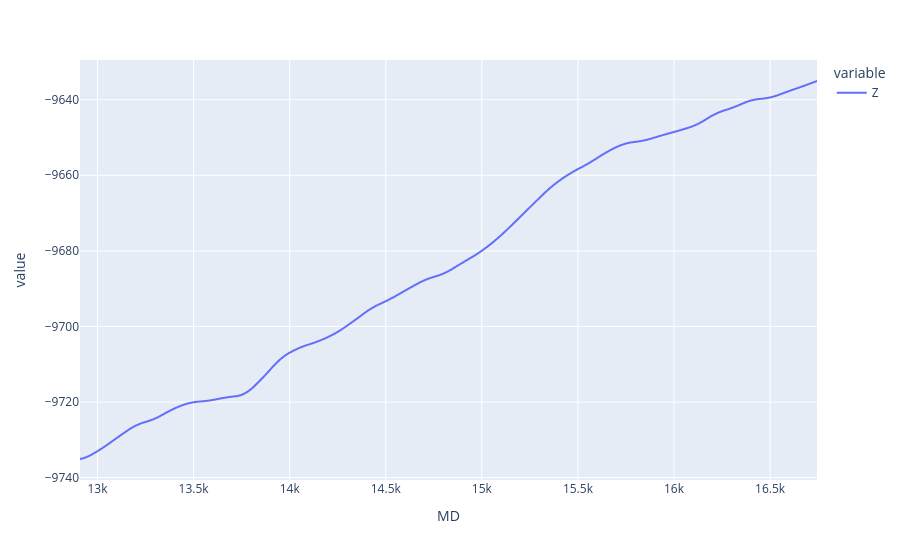

The notebook cell this image was saved under:
### Code cell
px.line(well_data.loc[pred_start:,], x="MD",y=["Z"])

### Figure 1 — Plotly figure (JSON) as saved in the notebook; plotly's stock layout.template omitted (floating-point values rounded to 4 significant figures; data arrays with more than 128 entries replaced by an {"elided": "..."} marker saying what was removed)
{"data": [{"hovertemplate": "variable=Z<br>MD=%{x}<br>value=%{y}<extra></extra>", "legendgroup": "Z", "line": {"color": "#636efa", "dash": "solid"}, "marker": {"symbol": "circle"}, "mode": "lines", "name": "Z", "showlegend": true, "type": "scattergl", "x": {"elided": "3836 float values"}, "xaxis": "x", "y": {"elided": "3836 float values"}, "yaxis": "y"}], "layout": {"legend": {"title": {"text": "variable"}, "tracegroupgap": 0}, "margin": {"t": 60}, "xaxis": {"anchor": "y", "domain": [0, 1], "title": {"text": "MD"}}, "yaxis": {"anchor": "x", "domain": [0, 1], "title": {"text": "value"}}}}
